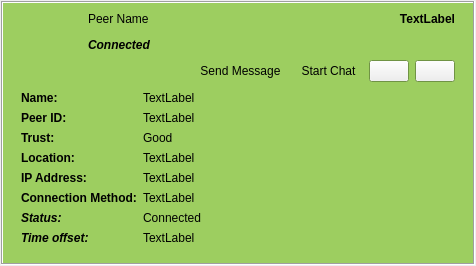
<?xml version="1.0" encoding="UTF-8"?>
<ui version="4.0">
 <class>PeerItem</class>
 <widget class="QWidget" name="PeerItem">
  <property name="geometry">
   <rect>
    <x>0</x>
    <y>0</y>
    <width>476</width>
    <height>250</height>
   </rect>
  </property>
  <layout class="QGridLayout" name="PeerItemGLayout">
   <property name="leftMargin">
    <number>1</number>
   </property>
   <property name="topMargin">
    <number>1</number>
   </property>
   <property name="rightMargin">
    <number>1</number>
   </property>
   <property name="bottomMargin">
    <number>1</number>
   </property>
   <item row="0" column="0">
    <widget class="QFrame" name="frame">
     <property name="sizePolicy">
      <sizepolicy hsizetype="Expanding" vsizetype="Preferred">
       <horstretch>0</horstretch>
       <verstretch>0</verstretch>
      </sizepolicy>
     </property>
     <property name="palette">
      <palette>
       <active>
        <colorrole role="Base">
         <brush brushstyle="SolidPattern">
          <color alpha="255">
           <red>159</red>
           <green>206</green>
           <blue>96</blue>
          </color>
         </brush>
        </colorrole>
        <colorrole role="Window">
         <brush brushstyle="SolidPattern">
          <color alpha="255">
           <red>157</red>
           <green>206</green>
           <blue>96</blue>
          </color>
         </brush>
        </colorrole>
       </active>
       <inactive>
        <colorrole role="Base">
         <brush brushstyle="SolidPattern">
          <color alpha="255">
           <red>159</red>
           <green>206</green>
           <blue>96</blue>
          </color>
         </brush>
        </colorrole>
        <colorrole role="Window">
         <brush brushstyle="SolidPattern">
          <color alpha="255">
           <red>157</red>
           <green>206</green>
           <blue>96</blue>
          </color>
         </brush>
        </colorrole>
       </inactive>
       <disabled>
        <colorrole role="Base">
         <brush brushstyle="SolidPattern">
          <color alpha="255">
           <red>240</red>
           <green>240</green>
           <blue>240</blue>
          </color>
         </brush>
        </colorrole>
        <colorrole role="Window">
         <brush brushstyle="SolidPattern">
          <color alpha="255">
           <red>157</red>
           <green>206</green>
           <blue>96</blue>
          </color>
         </brush>
        </colorrole>
       </disabled>
      </palette>
     </property>
     <property name="autoFillBackground">
      <bool>true</bool>
     </property>
     <property name="frameShape">
      <enum>QFrame::Box</enum>
     </property>
     <property name="frameShadow">
      <enum>QFrame::Sunken</enum>
     </property>
     <layout class="QGridLayout" name="frameGLayout">
      <property name="verticalSpacing">
       <number>0</number>
      </property>
      <item row="0" column="0">
       <widget class="QFrame" name="peerFrame">
        <layout class="QGridLayout" name="peerFrameGLayout">
         <property name="leftMargin">
          <number>0</number>
         </property>
         <property name="topMargin">
          <number>0</number>
         </property>
         <property name="bottomMargin">
          <number>0</number>
         </property>
         <item row="0" column="0" rowspan="2">
          <widget class="AvatarWidget" name="avatar">
           <property name="minimumSize">
            <size>
             <width>70</width>
             <height>70</height>
            </size>
           </property>
           <property name="maximumSize">
            <size>
             <width>70</width>
             <height>70</height>
            </size>
           </property>
          </widget>
         </item>
         <item row="0" column="1">
          <layout class="QGridLayout" name="peerNameGLayout">
           <item row="0" column="0">
            <widget class="StyledLabel" name="peerNameLabel">
             <property name="text">
              <string notr="true">Peer Name</string>
             </property>
             <property name="alignment">
              <set>Qt::AlignLeading|Qt::AlignLeft|Qt::AlignTop</set>
             </property>
            </widget>
           </item>
           <item row="1" column="0">
            <widget class="QLabel" name="titleLabel">
             <property name="sizePolicy">
              <sizepolicy hsizetype="Minimum" vsizetype="Minimum">
               <horstretch>0</horstretch>
               <verstretch>0</verstretch>
              </sizepolicy>
             </property>
             <property name="font">
              <font>
               <weight>75</weight>
               <italic>true</italic>
               <bold>true</bold>
              </font>
             </property>
             <property name="text">
              <string notr="true">Connected</string>
             </property>
             <property name="alignment">
              <set>Qt::AlignLeading|Qt::AlignLeft|Qt::AlignVCenter</set>
             </property>
            </widget>
           </item>
          </layout>
         </item>
         <item row="0" column="2">
          <layout class="QHBoxLayout" name="lastHLayout">
           <item>
            <spacer name="lastHSpacer">
             <property name="orientation">
              <enum>Qt::Horizontal</enum>
             </property>
             <property name="sizeHint" stdset="0">
              <size>
               <width>190</width>
               <height>13</height>
              </size>
             </property>
            </spacer>
           </item>
           <item>
            <widget class="QLabel" name="lastLabel">
             <property name="sizePolicy">
              <sizepolicy hsizetype="MinimumExpanding" vsizetype="Preferred">
               <horstretch>0</horstretch>
               <verstretch>0</verstretch>
              </sizepolicy>
             </property>
             <property name="font">
              <font>
               <weight>75</weight>
               <bold>true</bold>
              </font>
             </property>
             <property name="text">
              <string notr="true">TextLabel</string>
             </property>
             <property name="alignment">
              <set>Qt::AlignRight|Qt::AlignTop|Qt::AlignTrailing</set>
             </property>
            </widget>
           </item>
          </layout>
         </item>
         <item row="1" column="1" colspan="2">
          <layout class="QHBoxLayout" name="buttonHLayout">
           <item>
            <spacer name="buttonHSpacer">
             <property name="orientation">
              <enum>Qt::Horizontal</enum>
             </property>
             <property name="sizeType">
              <enum>QSizePolicy::Expanding</enum>
             </property>
             <property name="sizeHint" stdset="0">
              <size>
               <width>388</width>
               <height>21</height>
              </size>
             </property>
            </spacer>
           </item>
           <item>
            <widget class="QToolButton" name="sendmsgButton">
             <property name="focusPolicy">
              <enum>Qt::NoFocus</enum>
             </property>
             <property name="text">
              <string>Send Message</string>
             </property>
             <property name="icon">
              <iconset resource="../images.qrc">
               <normaloff>:/images/mail_new.png</normaloff>:/images/mail_new.png</iconset>
             </property>
             <property name="toolButtonStyle">
              <enum>Qt::ToolButtonTextBesideIcon</enum>
             </property>
             <property name="autoRaise">
              <bool>true</bool>
             </property>
            </widget>
           </item>
           <item>
            <widget class="QToolButton" name="chatButton">
             <property name="sizePolicy">
              <sizepolicy hsizetype="Fixed" vsizetype="Fixed">
               <horstretch>0</horstretch>
               <verstretch>0</verstretch>
              </sizepolicy>
             </property>
             <property name="focusPolicy">
              <enum>Qt::NoFocus</enum>
             </property>
             <property name="toolTip">
              <string>Chat</string>
             </property>
             <property name="text">
              <string>Start Chat</string>
             </property>
             <property name="icon">
              <iconset resource="../images.qrc">
               <normaloff>:/images/chat_24.png</normaloff>:/images/chat_24.png</iconset>
             </property>
             <property name="toolButtonStyle">
              <enum>Qt::ToolButtonTextBesideIcon</enum>
             </property>
             <property name="autoRaise">
              <bool>true</bool>
             </property>
            </widget>
           </item>
           <item>
            <widget class="QPushButton" name="expandButton">
             <property name="sizePolicy">
              <sizepolicy hsizetype="Fixed" vsizetype="Fixed">
               <horstretch>0</horstretch>
               <verstretch>0</verstretch>
              </sizepolicy>
             </property>
             <property name="focusPolicy">
              <enum>Qt::NoFocus</enum>
             </property>
             <property name="toolTip">
              <string>Expand</string>
             </property>
             <property name="icon">
              <iconset resource="../images.qrc">
               <normaloff>:/images/edit_add24.png</normaloff>:/images/edit_add24.png</iconset>
             </property>
            </widget>
           </item>
           <item>
            <widget class="QPushButton" name="clearButton">
             <property name="sizePolicy">
              <sizepolicy hsizetype="Fixed" vsizetype="Fixed">
               <horstretch>0</horstretch>
               <verstretch>0</verstretch>
              </sizepolicy>
             </property>
             <property name="focusPolicy">
              <enum>Qt::NoFocus</enum>
             </property>
             <property name="toolTip">
              <string>Remove Item</string>
             </property>
             <property name="icon">
              <iconset resource="../images.qrc">
               <normaloff>:/images/close_normal.png</normaloff>:/images/close_normal.png</iconset>
             </property>
            </widget>
           </item>
          </layout>
         </item>
        </layout>
       </widget>
      </item>
      <item row="1" column="0">
       <widget class="QFrame" name="expandFrame">
        <layout class="QGridLayout" name="expandFrameGLayout">
         <item row="0" column="0">
          <layout class="QHBoxLayout" name="expandFrameHLayout">
           <item>
            <layout class="QVBoxLayout" name="textVLayout">
             <item>
              <widget class="QLabel" name="nameText">
               <property name="font">
                <font>
                 <weight>75</weight>
                 <bold>true</bold>
                </font>
               </property>
               <property name="text">
                <string>Name:</string>
               </property>
              </widget>
             </item>
             <item>
              <widget class="QLabel" name="idText">
               <property name="font">
                <font>
                 <weight>75</weight>
                 <bold>true</bold>
                </font>
               </property>
               <property name="text">
                <string>Peer ID:</string>
               </property>
              </widget>
             </item>
             <item>
              <widget class="QLabel" name="trustText">
               <property name="sizePolicy">
                <sizepolicy hsizetype="Preferred" vsizetype="Minimum">
                 <horstretch>0</horstretch>
                 <verstretch>0</verstretch>
                </sizepolicy>
               </property>
               <property name="font">
                <font>
                 <weight>75</weight>
                 <bold>true</bold>
                </font>
               </property>
               <property name="text">
                <string>Trust: </string>
               </property>
              </widget>
             </item>
             <item>
              <widget class="QLabel" name="locText">
               <property name="font">
                <font>
                 <weight>75</weight>
                 <bold>true</bold>
                </font>
               </property>
               <property name="text">
                <string>Location:</string>
               </property>
              </widget>
             </item>
             <item>
              <widget class="QLabel" name="ipText">
               <property name="font">
                <font>
                 <weight>75</weight>
                 <bold>true</bold>
                </font>
               </property>
               <property name="text">
                <string>IP Address:</string>
               </property>
              </widget>
             </item>
             <item>
              <widget class="QLabel" name="connText">
               <property name="font">
                <font>
                 <weight>75</weight>
                 <bold>true</bold>
                </font>
               </property>
               <property name="text">
                <string>Connection Method:</string>
               </property>
              </widget>
             </item>
             <item>
              <widget class="QLabel" name="statusText">
               <property name="sizePolicy">
                <sizepolicy hsizetype="Minimum" vsizetype="Minimum">
                 <horstretch>0</horstretch>
                 <verstretch>0</verstretch>
                </sizepolicy>
               </property>
               <property name="font">
                <font>
                 <weight>75</weight>
                 <italic>true</italic>
                 <bold>true</bold>
                </font>
               </property>
               <property name="text">
                <string>Status:</string>
               </property>
              </widget>
             </item>
             <item>
              <widget class="QLabel" name="offsetText">
               <property name="sizePolicy">
                <sizepolicy hsizetype="Minimum" vsizetype="Minimum">
                 <horstretch>0</horstretch>
                 <verstretch>0</verstretch>
                </sizepolicy>
               </property>
               <property name="font">
                <font>
                 <weight>75</weight>
                 <italic>true</italic>
                 <bold>true</bold>
                </font>
               </property>
               <property name="text">
                <string>Time offset:</string>
               </property>
              </widget>
             </item>
            </layout>
           </item>
           <item>
            <layout class="QVBoxLayout" name="labelVLayout">
             <item>
              <widget class="QLabel" name="nameLabel">
               <property name="sizePolicy">
                <sizepolicy hsizetype="MinimumExpanding" vsizetype="Preferred">
                 <horstretch>0</horstretch>
                 <verstretch>0</verstretch>
                </sizepolicy>
               </property>
               <property name="text">
                <string notr="true">TextLabel</string>
               </property>
              </widget>
             </item>
             <item>
              <widget class="QLabel" name="idLabel">
               <property name="sizePolicy">
                <sizepolicy hsizetype="MinimumExpanding" vsizetype="Preferred">
                 <horstretch>0</horstretch>
                 <verstretch>0</verstretch>
                </sizepolicy>
               </property>
               <property name="text">
                <string notr="true">TextLabel</string>
               </property>
              </widget>
             </item>
             <item>
              <widget class="QLabel" name="trustLabel">
               <property name="text">
                <string notr="true">Good</string>
               </property>
              </widget>
             </item>
             <item>
              <widget class="QLabel" name="locLabel">
               <property name="sizePolicy">
                <sizepolicy hsizetype="MinimumExpanding" vsizetype="Preferred">
                 <horstretch>0</horstretch>
                 <verstretch>0</verstretch>
                </sizepolicy>
               </property>
               <property name="text">
                <string notr="true">TextLabel</string>
               </property>
              </widget>
             </item>
             <item>
              <widget class="QLabel" name="ipLabel">
               <property name="sizePolicy">
                <sizepolicy hsizetype="MinimumExpanding" vsizetype="Preferred">
                 <horstretch>0</horstretch>
                 <verstretch>0</verstretch>
                </sizepolicy>
               </property>
               <property name="text">
                <string notr="true">TextLabel</string>
               </property>
              </widget>
             </item>
             <item>
              <widget class="QLabel" name="connLabel">
               <property name="sizePolicy">
                <sizepolicy hsizetype="MinimumExpanding" vsizetype="Preferred">
                 <horstretch>0</horstretch>
                 <verstretch>0</verstretch>
                </sizepolicy>
               </property>
               <property name="text">
                <string notr="true">TextLabel</string>
               </property>
              </widget>
             </item>
             <item>
              <widget class="QLabel" name="statusLabel">
               <property name="text">
                <string notr="true">Connected</string>
               </property>
              </widget>
             </item>
             <item>
              <widget class="QLabel" name="offsetLabel">
               <property name="text">
                <string notr="true">TextLabel</string>
               </property>
              </widget>
             </item>
            </layout>
           </item>
          </layout>
         </item>
        </layout>
       </widget>
      </item>
     </layout>
    </widget>
   </item>
  </layout>
  <action name="actionNew_Message">
   <property name="icon">
    <iconset resource="../images.qrc">
     <normaloff>:/images/mail_send.png</normaloff>:/images/mail_send.png</iconset>
   </property>
   <property name="text">
    <string>Write Message</string>
   </property>
  </action>
 </widget>
 <customwidgets>
  <customwidget>
   <class>StyledLabel</class>
   <extends>QLabel</extends>
   <header>gui/common/StyledLabel.h</header>
  </customwidget>
  <customwidget>
   <class>AvatarWidget</class>
   <extends>QLabel</extends>
   <header>gui/common/AvatarWidget.h</header>
   <container>1</container>
  </customwidget>
 </customwidgets>
 <resources>
  <include location="../images.qrc"/>
 </resources>
 <connections/>
</ui>
